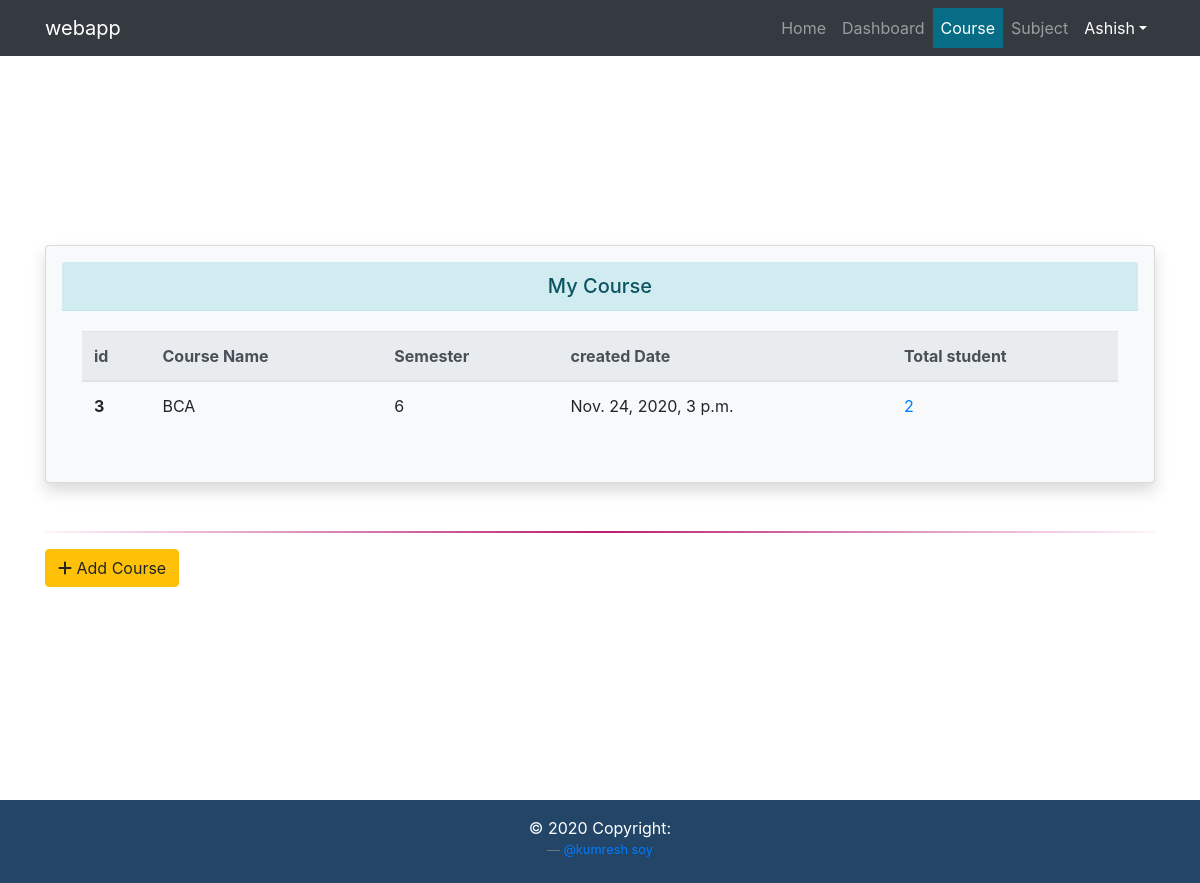
Page /teacher/addcourse/ (signed in) on the committed database.
### registration/models.py (models this page shows, shortened)
class Course(models.Model):
    id =models.AutoField(primary_key=True)
    teacher_id = models.ForeignKey(Teacher,on_delete=models.CASCADE)
    course_name = models.CharField(choices=COURSE_CHOICE, max_length=50)
    semester = models.IntegerField(choices=CHOICE)
    created = models.DateTimeField(auto_now_add=True)

### dashboard/views.py (the view, shortened to what this page needs)
# urls.py: path('teacher/addcourse/',AddCourseView.as_view(),name='addcourse'),
@method_decorator(staff_member_required,name='dispatch')
class AddCourseView(CreateView):
    form_class = AddCourse
    template_name = 'teacher/addcourse.html'
    success_url ='/teacher/addcourse/'
    addcourse = "active"
    def get_form_kwargs(self):
        kwargs = super().get_form_kwargs()
        user = User.objects.get(username=self.request.user)
        kwargs.update({'initial':{'teacher_id': user}})
        return kwargs
    def get_context_data(self, **kwargs):
        name = ''
        sem = 0
        context = super(AddCourseView, self).get_context_data(**kwargs)
        context.update({'addcourse': self.addcourse})
        co_list = Course.objects.filter(teacher_id=self.request.user.id)
        for co in co_list:
            name = co.course_name
            sem = co.semester
            if name != '' and sem != 0:
                context['count'] = EnrollCourse.objects.filter(course_name=name,semester=sem).count()
        context['course'] = Course.objects.filter(teacher_id=self.request.user.id)
        return context

### dashboard/templates/teacher/addcourse.html (shortened to what this page needs)
{% extends "base.html" %}
{% load crispy_forms_tags %}
{% block content %}
<div class="container">
   <div class="card bg-light shadow p-3 mb-5 rounded">
       <h5 class="card-header text-center alert-info">My Course</h5>
     <div class="card-body">
     {% if course %}
      <table class="table">
  <thead class="thead-light">
    <tr>
      <th scope="col">id</th>
      <th scope="col">Course Name</th>
      <th scope="col">Semester</th>
      <th scope="col">created Date</th>
      <th scope="col">Total student</th>
    </tr>
  </thead>
  <tbody>
  {% for co in course %}
    <tr>
      <th scope="row">{{co.id}}</th>
      <td>{{co.course_name}}</td>
      <td>{{co.semester}}</td>
      <td>{{co.created}}</td>
      <td>
      <a href="{% url 'studentlist' %}" target="_blank" rel="noopener noreferrer">
      {{count}}</a></td>
    </tr>
{% endfor %}
  </tbody>
</table>
{% else %}
   <div class="alert alert-primary text-center" role="alert">
  <p>No Record found in database</p>
</div>
{% endif %}
  </div>
  </div>
<hr>
<p>
  <button class="btn btn-warning" type="button" data-toggle="collapse" data-target="#collapseExample" aria-expanded="false" aria-controls="collapseExample">
<i class="fa fa-plus" aria-hidden="true"></i> Add Course
  </button>
</p>
</div>
{% endblock content %}

### templates/navbar.html (shortened to what this page needs)
<nav class="navbar navbar-expand-md fixed-top navbar-dark bg-dark" >
<div class="container">
  <a class="navbar-brand" href="#">webapp</a>
  <div class="collapse navbar-collapse " id="navbarNav">
    <ul class="navbar-nav ml-auto">
      <li class="nav-item">
        <a class="nav-link {{home}}" href="{% url 'home' %}">Home <span</span></a>
      </li>
       {% if request.user.is_staff %}
      <li class="nav-item">
         <a class="nav-link {{dashboard}}" href="{% url 'dashboard' %}">Dashboard</a>
      </li>
       <li class="nav-item">
         <a class="nav-link {{addcourse}}" href="{% url 'addcourse' %}">Course</a>
      </li>
       <li class="nav-item">
         <a class="nav-link {{addsubject}}" href="{% url 'addsubject' %}">Subject</a>
      </li>
       <li class="nav-item dropdown">
        <a class="nav-link  dropdown-toggle text-white" href="#" id="navbarDropdown" role="button" data-toggle="dropdown" aria-haspopup="true" aria-expanded="false">{{request.user.first_name|capfirst}}</a>
  </li>
      {% endif %}
    </ul>
  </div>
  </div>
</nav>

### static/css/style.css (style rules this page uses)
html, button, input, select, textarea { color: #222; }
body { background-color: rgb(255, 255, 255); }
.navbar-nav > li > a.active { background-color:rgb(7, 108, 133); color: rgb(207, 207, 207); }

### rows in the picture
Course: id "3", course_name "BCA", semester "6", created "Nov. 24, 2020, 3 p.m.", teacher_id "2"

### other values in the picture
{{ request.user.first_name|capfirst }} "Ashish"
